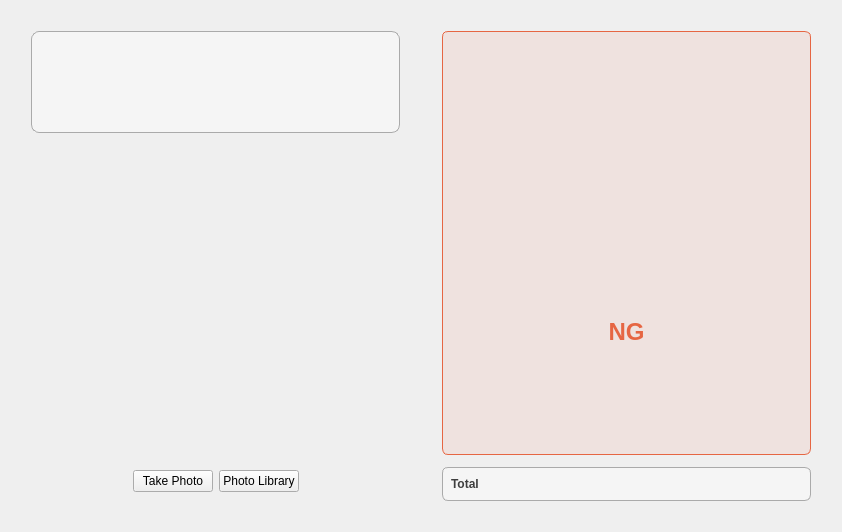
<?xml version="1.0" encoding="UTF-8"?>
<ui version="4.0">
 <class>inspection</class>
 <widget class="QWidget" name="inspection">
  <property name="geometry">
   <rect>
    <x>0</x>
    <y>0</y>
    <width>842</width>
    <height>532</height>
   </rect>
  </property>
  <property name="font">
   <font>
    <pointsize>9</pointsize>
   </font>
  </property>
  <property name="windowTitle">
   <string>Form</string>
  </property>
  <layout class="QVBoxLayout" name="verticalLayout_6">
   <item>
    <spacer name="verticalSpacer_6">
     <property name="orientation">
      <enum>Qt::Vertical</enum>
     </property>
     <property name="sizeType">
      <enum>QSizePolicy::Fixed</enum>
     </property>
     <property name="sizeHint" stdset="0">
      <size>
       <width>20</width>
       <height>20</height>
      </size>
     </property>
    </spacer>
   </item>
   <item>
    <layout class="QHBoxLayout" name="horizontalLayout_7">
     <property name="sizeConstraint">
      <enum>QLayout::SetFixedSize</enum>
     </property>
     <item>
      <spacer name="horizontalSpacer_2">
       <property name="orientation">
        <enum>Qt::Horizontal</enum>
       </property>
       <property name="sizeType">
        <enum>QSizePolicy::Fixed</enum>
       </property>
       <property name="sizeHint" stdset="0">
        <size>
         <width>20</width>
         <height>20</height>
        </size>
       </property>
      </spacer>
     </item>
     <item>
      <layout class="QVBoxLayout" name="verticalLayout">
       <property name="sizeConstraint">
        <enum>QLayout::SetFixedSize</enum>
       </property>
       <item>
        <widget class="QCameraViewFinderWithGuide" name="camera_preview" native="true">
         <property name="minimumSize">
          <size>
           <width>152</width>
           <height>102</height>
          </size>
         </property>
         <property name="styleSheet">
          <string notr="true">background-color: #f5f5f5;
border: 1px solid #aaaaaa;
border-radius: 8px;
margin: 0px;
min-width: 150px;
min-height: 100px;
</string>
         </property>
        </widget>
       </item>
       <item>
        <spacer name="verticalSpacer_7">
         <property name="orientation">
          <enum>Qt::Vertical</enum>
         </property>
         <property name="sizeHint" stdset="0">
          <size>
           <width>20</width>
           <height>20</height>
          </size>
         </property>
        </spacer>
       </item>
       <item>
        <widget class="QWidget" name="horizontalWidget" native="true">
         <property name="minimumSize">
          <size>
           <width>0</width>
           <height>0</height>
          </size>
         </property>
         <property name="maximumSize">
          <size>
           <width>16777215</width>
           <height>16777215</height>
          </size>
         </property>
         <property name="styleSheet">
          <string notr="true"/>
         </property>
         <layout class="QHBoxLayout" name="horizontalLayout_4">
          <property name="topMargin">
           <number>1</number>
          </property>
          <item>
           <spacer name="horizontalSpacer_6">
            <property name="orientation">
             <enum>Qt::Horizontal</enum>
            </property>
            <property name="sizeHint" stdset="0">
             <size>
              <width>40</width>
              <height>20</height>
             </size>
            </property>
           </spacer>
          </item>
          <item>
           <widget class="QPushButton" name="inspect_button">
            <property name="text">
             <string>Take Photo</string>
            </property>
           </widget>
          </item>
          <item>
           <widget class="QPushButton" name="inspect_existing_image_button">
            <property name="text">
             <string>Photo Library</string>
            </property>
           </widget>
          </item>
          <item>
           <spacer name="horizontalSpacer_7">
            <property name="orientation">
             <enum>Qt::Horizontal</enum>
            </property>
            <property name="sizeHint" stdset="0">
             <size>
              <width>40</width>
              <height>20</height>
             </size>
            </property>
           </spacer>
          </item>
         </layout>
        </widget>
       </item>
      </layout>
     </item>
     <item>
      <widget class="QLabel" name="loader_label">
       <property name="sizePolicy">
        <sizepolicy hsizetype="Fixed" vsizetype="Preferred">
         <horstretch>0</horstretch>
         <verstretch>0</verstretch>
        </sizepolicy>
       </property>
       <property name="minimumSize">
        <size>
         <width>30</width>
         <height>0</height>
        </size>
       </property>
       <property name="maximumSize">
        <size>
         <width>30</width>
         <height>16777215</height>
        </size>
       </property>
       <property name="text">
        <string/>
       </property>
      </widget>
     </item>
     <item>
      <layout class="QVBoxLayout" name="verticalLayout_2">
       <property name="topMargin">
        <number>0</number>
       </property>
       <item>
        <widget class="QStackedWidget" name="result">
         <property name="minimumSize">
          <size>
           <width>300</width>
           <height>0</height>
          </size>
         </property>
         <property name="styleSheet">
          <string notr="true">margin: 0px;</string>
         </property>
         <property name="currentIndex">
          <number>2</number>
         </property>
         <widget class="QWidget" name="default_result">
          <property name="autoFillBackground">
           <bool>false</bool>
          </property>
          <property name="styleSheet">
           <string notr="true">background-color: #f5f5f5;
border: 1px solid #aaaaaa;
border-radius: 6px;
margin: 0;</string>
          </property>
          <layout class="QVBoxLayout" name="verticalLayout_3">
           <item>
            <widget class="QLabel" name="default_label">
             <property name="font">
              <font>
               <pointsize>18</pointsize>
               <weight>75</weight>
               <bold>true</bold>
              </font>
             </property>
             <property name="styleSheet">
              <string notr="true">color:#aaaaaa;
border:none;
</string>
             </property>
             <property name="text">
              <string>The inspection result &lt;br/&gt; is displayed here.</string>
             </property>
             <property name="alignment">
              <set>Qt::AlignCenter</set>
             </property>
            </widget>
           </item>
          </layout>
         </widget>
         <widget class="QWidget" name="OK">
          <property name="styleSheet">
           <string notr="true">background-color: #193FDA68;
border: 1px solid #3FDA68;
border-radius: 6px;
color: #3FDA68;
margin: 0;
</string>
          </property>
          <layout class="QVBoxLayout" name="verticalLayout_4">
           <item>
            <spacer name="verticalSpacer">
             <property name="orientation">
              <enum>Qt::Vertical</enum>
             </property>
             <property name="sizeHint" stdset="0">
              <size>
               <width>20</width>
               <height>40</height>
              </size>
             </property>
            </spacer>
           </item>
           <item>
            <widget class="QLabel" name="OK_big_icon_label">
             <property name="styleSheet">
              <string notr="true">border: none;
background-color: #00000000;</string>
             </property>
             <property name="text">
              <string/>
             </property>
             <property name="pixmap">
              <pixmap resource="../../qrc/icon.qrc">:/icon/resources/base/fonts/fontawesome/large_check-circle_correctGreen.png</pixmap>
             </property>
             <property name="scaledContents">
              <bool>false</bool>
             </property>
             <property name="alignment">
              <set>Qt::AlignBottom|Qt::AlignHCenter</set>
             </property>
            </widget>
           </item>
           <item>
            <widget class="QLabel" name="OK_message_label">
             <property name="font">
              <font>
               <pointsize>18</pointsize>
               <weight>75</weight>
               <bold>true</bold>
              </font>
             </property>
             <property name="styleSheet">
              <string notr="true">color: #3FDA68;
background-color: transparent;
border: none;</string>
             </property>
             <property name="text">
              <string>OK</string>
             </property>
             <property name="alignment">
              <set>Qt::AlignCenter</set>
             </property>
            </widget>
           </item>
           <item>
            <widget class="QLabel" name="ok_score">
             <property name="styleSheet">
              <string notr="true">color: #777777;
background-color: #00000000;
border: none;</string>
             </property>
             <property name="text">
              <string/>
             </property>
             <property name="alignment">
              <set>Qt::AlignCenter</set>
             </property>
            </widget>
           </item>
           <item>
            <spacer name="verticalSpacer_2">
             <property name="orientation">
              <enum>Qt::Vertical</enum>
             </property>
             <property name="sizeHint" stdset="0">
              <size>
               <width>20</width>
               <height>40</height>
              </size>
             </property>
            </spacer>
           </item>
          </layout>
         </widget>
         <widget class="QWidget" name="NG">
          <property name="styleSheet">
           <string notr="true">background-color: #19e66643;
border: 1px solid #e66643;
border-radius: 6px;
margin: 0;</string>
          </property>
          <layout class="QVBoxLayout" name="verticalLayout_5">
           <item>
            <spacer name="verticalSpacer_3">
             <property name="orientation">
              <enum>Qt::Vertical</enum>
             </property>
             <property name="sizeHint" stdset="0">
              <size>
               <width>20</width>
               <height>40</height>
              </size>
             </property>
            </spacer>
           </item>
           <item>
            <layout class="QHBoxLayout" name="horizontalLayout_6">
             <item>
              <spacer name="horizontalSpacer">
               <property name="orientation">
                <enum>Qt::Horizontal</enum>
               </property>
               <property name="sizeHint" stdset="0">
                <size>
                 <width>40</width>
                 <height>20</height>
                </size>
               </property>
              </spacer>
             </item>
             <item>
              <widget class="QLabel" name="ng_image">
               <property name="minimumSize">
                <size>
                 <width>140</width>
                 <height>140</height>
                </size>
               </property>
               <property name="maximumSize">
                <size>
                 <width>140</width>
                 <height>140</height>
                </size>
               </property>
               <property name="styleSheet">
                <string notr="true">color: #e66643;
border: none;
background-color: #00000000;</string>
               </property>
               <property name="text">
                <string/>
               </property>
               <property name="alignment">
                <set>Qt::AlignCenter</set>
               </property>
              </widget>
             </item>
             <item>
              <spacer name="horizontalSpacer_8">
               <property name="orientation">
                <enum>Qt::Horizontal</enum>
               </property>
               <property name="sizeHint" stdset="0">
                <size>
                 <width>40</width>
                 <height>20</height>
                </size>
               </property>
              </spacer>
             </item>
            </layout>
           </item>
           <item>
            <spacer name="verticalSpacer_9">
             <property name="orientation">
              <enum>Qt::Vertical</enum>
             </property>
             <property name="sizeHint" stdset="0">
              <size>
               <width>20</width>
               <height>40</height>
              </size>
             </property>
            </spacer>
           </item>
           <item>
            <widget class="QLabel" name="NG_message_label">
             <property name="font">
              <font>
               <pointsize>18</pointsize>
               <weight>75</weight>
               <bold>true</bold>
              </font>
             </property>
             <property name="styleSheet">
              <string notr="true">color: #e66643;
border: none;
background-color: transparent;</string>
             </property>
             <property name="text">
              <string>NG</string>
             </property>
             <property name="alignment">
              <set>Qt::AlignHCenter|Qt::AlignTop</set>
             </property>
            </widget>
           </item>
           <item>
            <widget class="QLabel" name="ng_score">
             <property name="styleSheet">
              <string notr="true">color: #777777;
background-color: #00000000;
border: none;</string>
             </property>
             <property name="text">
              <string>&lt;html&gt;&lt;head/&gt;&lt;body&gt;&lt;p align=&quot;center&quot;&gt;&lt;br/&gt;&lt;/p&gt;&lt;/body&gt;&lt;/html&gt;</string>
             </property>
             <property name="alignment">
              <set>Qt::AlignCenter</set>
             </property>
            </widget>
           </item>
           <item>
            <spacer name="verticalSpacer_4">
             <property name="orientation">
              <enum>Qt::Vertical</enum>
             </property>
             <property name="sizeHint" stdset="0">
              <size>
               <width>20</width>
               <height>40</height>
              </size>
             </property>
            </spacer>
           </item>
          </layout>
         </widget>
        </widget>
       </item>
       <item>
        <widget class="QWidget" name="widget" native="true"/>
       </item>
       <item>
        <widget class="QWidget" name="counter" native="true">
         <property name="styleSheet">
          <string notr="true">background-color: #f5f5f5;
border: 1px solid #aaaaaa;
border-radius: 6px;
margin: 0;</string>
         </property>
         <layout class="QHBoxLayout" name="horizontalLayout_2">
          <item>
           <widget class="QLabel" name="total_header_label">
            <property name="font">
             <font>
              <pointsize>9</pointsize>
              <weight>75</weight>
              <bold>true</bold>
             </font>
            </property>
            <property name="styleSheet">
             <string notr="true">color: #3e3e3e;
border:none;
</string>
            </property>
            <property name="text">
             <string>Total</string>
            </property>
           </widget>
          </item>
          <item>
           <widget class="QLabel" name="OK_icon_label">
            <property name="styleSheet">
             <string notr="true">border:none;
</string>
            </property>
            <property name="text">
             <string/>
            </property>
            <property name="pixmap">
             <pixmap resource="../../qrc/icon.qrc">:/icon/resources/base/fonts/fontawesome/small_check-circle_correctGreen.png</pixmap>
            </property>
            <property name="margin">
             <number>0</number>
            </property>
           </widget>
          </item>
          <item>
           <widget class="QLabel" name="OK_counter_label">
            <property name="styleSheet">
             <string notr="true">color: #3FDA68;
font-weight: bold;
font-size: 14px;
border:none;
</string>
            </property>
            <property name="text">
             <string/>
            </property>
            <property name="scaledContents">
             <bool>false</bool>
            </property>
           </widget>
          </item>
          <item>
           <widget class="QLabel" name="NG_icon_label">
            <property name="styleSheet">
             <string notr="true">border:none;
</string>
            </property>
            <property name="text">
             <string/>
            </property>
            <property name="pixmap">
             <pixmap resource="../../qrc/icon.qrc">:/icon/resources/base/fonts/fontawesome/times-circle_errorRed.png</pixmap>
            </property>
           </widget>
          </item>
          <item>
           <widget class="QLabel" name="NG_counter_label">
            <property name="styleSheet">
             <string notr="true">color: #E66643;
font-weight: bold;
font-size: 14px;
border:none;
</string>
            </property>
            <property name="text">
             <string/>
            </property>
           </widget>
          </item>
         </layout>
        </widget>
       </item>
      </layout>
     </item>
     <item>
      <spacer name="horizontalSpacer_3">
       <property name="orientation">
        <enum>Qt::Horizontal</enum>
       </property>
       <property name="sizeType">
        <enum>QSizePolicy::Fixed</enum>
       </property>
       <property name="sizeHint" stdset="0">
        <size>
         <width>20</width>
         <height>20</height>
        </size>
       </property>
      </spacer>
     </item>
    </layout>
   </item>
   <item>
    <spacer name="verticalSpacer_5">
     <property name="orientation">
      <enum>Qt::Vertical</enum>
     </property>
     <property name="sizeType">
      <enum>QSizePolicy::Fixed</enum>
     </property>
     <property name="sizeHint" stdset="0">
      <size>
       <width>20</width>
       <height>20</height>
      </size>
     </property>
    </spacer>
   </item>
  </layout>
 </widget>
 <customwidgets>
  <customwidget>
   <class>QCameraViewFinderWithGuide</class>
   <extends>QWidget</extends>
   <header>view.q_camera_view_finder_with_guide.h</header>
   <container>1</container>
  </customwidget>
 </customwidgets>
 <resources>
  <include location="../../qrc/icon.qrc"/>
 </resources>
 <connections/>
</ui>
